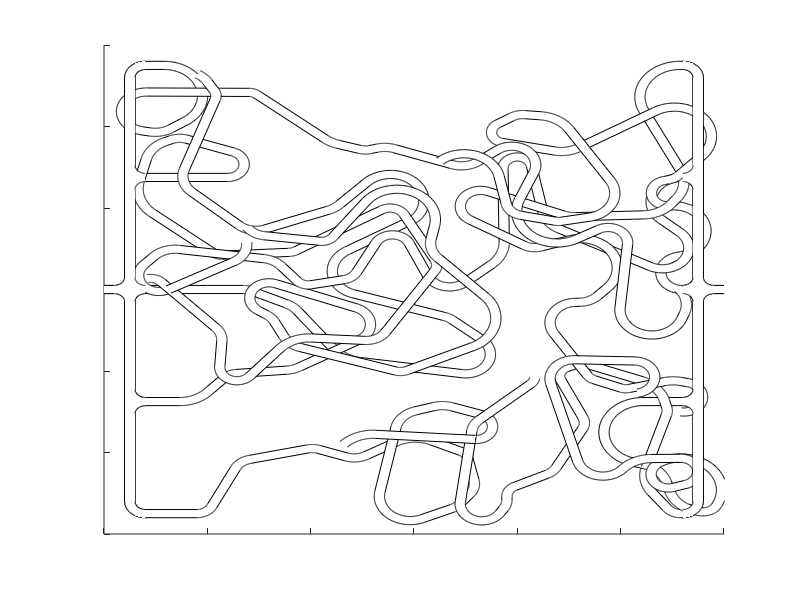

Reproduce this figure in MATLAB.
function mazefunctionRemastered
clear all; close all; figure; hold all;
set(gca,'XTickLabel',''); set(gca,'YTickLabel',''); set(gca,'Color','w');
global xmax ymax width PathsPerSide ytop ybot pausetime pathdistance pairs j
xmax=600; % the length of the visible screen
ymax=600; % the height of the visible screen
width=10; % the distance between paths
PathsPerSide=5; % the number of paths that split from the beginning
pausetime=.0005; % 0, 0.001;
[PathsPerSide]=pathnumfun;
[pairs]=matchingindexfun;
ypoint=zeros(1,2*PathsPerSide);
[xpoint(1,1:PathsPerSide),ypoint(1,1:PathsPerSide)]=openingfun(0,1);
[xpoint(1,1+PathsPerSide:2*PathsPerSide),ypoint(1,1+PathsPerSide:2*PathsPerSide)]=openingfun(xmax,-1);
iterations=13; % 3, 30;

lineangleA(1,:)=(pi/2)*ones(1,PathsPerSide);
lineangleB(1,:)=-lineangleA;
lineangle=[lineangleA,lineangleB];
for i=1:iterations
    for j=1:2*PathsPerSide
        [xpoint(i+1,j),ypoint(i+1,j),lineangle(i+1,j)]=drawmaze(xpoint(i,j),ypoint(i,j),lineangle(i,j));
    end
end
openingfun(0,1);
openingfun(xmax,-1);

    function [xout,yout,lineangleout]=drawmaze(xinitial,yinitial,lineanglein)
        [xline,yline,x1,y1,x2,y2,xout,yout,lineangleout]=calculate(xinitial,yinitial,lineanglein);
        %             while max(xout)>xmax-4*width | min(xout)<4*width | max(yout)>ymax-.5*width | min(yout)<.5*width
        %                 [xline,yline,x1,y1,x2,y2,xout,yout,lineangleout]=calculate(xinitial,yinitial,lineanglein);
        %             end
        for z=1:10000
            if max(xout)>xmax-4*width | min(xout)<4*width | max(yout)>ymax-3*width | min(yout)<3*width
                [xline,yline,x1,y1,x2,y2,xout,yout,lineangleout]=calculate(xinitial,yinitial,lineanglein);
            end
        end
        for z=1:10000
            if max(xout)>xmax-2*width | min(xout)<2*width | max(yout)>ymax-1.5*width | min(yout)<1.5*width
                [xline,yline,x1,y1,x2,y2,xout,yout,lineangleout]=calculate(xinitial,yinitial,lineanglein);
            end
        end
%            while max(xout)>xmax-4*width | min(xout)<4*width | max(yout)>ymax-.5*width | min(yout)<.5*width
        while max(xout)>xmax | min(xout)<0 | max(yout)>ymax-2*width | min(yout)<2*width
            [xline,yline,x1,y1,x2,y2,xout,yout,lineangleout]=retrycalculate(xinitial,yinitial,lineanglein);
        end
        
        draw(xinitial,yinitial,lineanglein,xline,yline,x1,y1,x2,y2);
       % axis equal
        axis([0 xmax 0 ymax])
    end
    function [xline,yline,x1,y1,x2,y2,xout,yout,lineangleout]=calculate(xinitial,yinitial,lineanglein)
        distance=10*width*rand(1);
        xline=xinitial+distance*cos(lineanglein-pi/2);
        yline=yinitial+distance*sin(lineanglein-pi/2);
        
        ran=rand(1,2);
        if ran(1)<.5
            direction=-1;
        else
            direction=1;
        end
        if ran(2)<.75
%            lineangleout=lineanglein+direction*pi/4;
            lineangleout=lineanglein+direction*(pi/8+rand(1)*pi/4);
        else
%            lineangleout=lineanglein+direction*3*pi/4;
            lineangleout=lineanglein+direction*(pi/2+rand(1)*pi/2);
        end
        arcangle=linspace(lineanglein,lineangleout);
        r=3*rand(1)*width+width;
        x=xline-direction*r*(-cos(lineanglein)+cos(arcangle));
        y=yline-direction*r*(-sin(lineanglein)+sin(arcangle));
        x1=xline-direction*.5*width*cos(lineanglein)-direction*(r+width/2)*(-cos(lineanglein)+cos(arcangle));
        y1=yline-direction*.5*width*sin(lineanglein)-direction*(r+width/2)*(-sin(lineanglein)+sin(arcangle));
        x2=xline+direction*.5*width*cos(lineanglein)-direction*(r-width/2)*(-cos(lineanglein)+cos(arcangle));
        y2=yline+direction*.5*width*sin(lineanglein)-direction*(r-width/2)*(-sin(lineanglein)+sin(arcangle));
        
        xout=x(end);
        yout=y(end);
        
    end
    function [xline,yline,x1,y1,x2,y2,xout,yout,lineangleout]=retrycalculate(xinitial,yinitial,lineanglein)
        distance=.5*width*rand(1);
        xline=xinitial+distance*cos(lineanglein-pi/2);
        yline=yinitial+distance*sin(lineanglein-pi/2);
        
        ran=rand(1,2);
        if ran(1)<.5
            direction=-1;
        else
            direction=1;
        end
        if ran(2)<.75
            lineangleout=lineanglein+direction*rand(1)*pi/4;
        else
            lineangleout=lineanglein+direction*3*rand(1)*pi/4;
        end
        arcangle=linspace(lineanglein,lineangleout);
        r=3*rand(1)*width+width;
        x=xline-direction*r*(-cos(lineanglein)+cos(arcangle));
        y=yline-direction*r*(-sin(lineanglein)+sin(arcangle));
        x1=xline-direction*.5*width*cos(lineanglein)-direction*(r+width/2)*(-cos(lineanglein)+cos(arcangle));
        y1=yline-direction*.5*width*sin(lineanglein)-direction*(r+width/2)*(-sin(lineanglein)+sin(arcangle));
        x2=xline+direction*.5*width*cos(lineanglein)-direction*(r-width/2)*(-cos(lineanglein)+cos(arcangle));
        y2=yline+direction*.5*width*sin(lineanglein)-direction*(r-width/2)*(-sin(lineanglein)+sin(arcangle));
        
        xout=x(end);
        yout=y(end);
        
    end
    function draw(xinitial,yinitial,lineanglein,xline,yline,x1,y1,x2,y2)
        X=[[xinitial-.5*width*cos(lineanglein),xline-.5*width*cos(lineanglein)],fliplr([xinitial+.5*width*cos(lineanglein),xline+.5*width*cos(lineanglein)])];
        Y=[[yinitial-.5*width*sin(lineanglein),yline-.5*width*sin(lineanglein)],fliplr([yinitial+.5*width*sin(lineanglein),yline+.5*width*sin(lineanglein)])];
        pathfill(X,Y,1)
        plot([xinitial-.5*width*cos(lineanglein),xline-.5*width*cos(lineanglein)],[yinitial-.5*width*sin(lineanglein),yline-.5*width*sin(lineanglein)],'k')
        plot([xinitial+.5*width*cos(lineanglein),xline+.5*width*cos(lineanglein)],[yinitial+.5*width*sin(lineanglein),yline+.5*width*sin(lineanglein)],'k')
        if pausetime>0
            pause(pausetime);
        end
        
        X=[x1,fliplr(x2)];
        Y=[y1,fliplr(y2)];
        pathfill(X,Y,1)
        plot(x1,y1,'k')
        plot(x2,y2,'k')
        if pausetime>0
            pause(pausetime);
        end
    end
    function [pathsout]=pathnumfun
        ytop=ymax-2*width;
        ybot=0+2*width;
        maxpath=(ytop-ybot+2*width)/(3*width);
        if maxpath-round(maxpath)<0
            maxpath=round(maxpath)-1;
        else
            maxpath=round(maxpath);
        end
        if PathsPerSide > maxpath
            PathsPerSide=maxpath;
        end
        if mod(PathsPerSide,2)==0
            PathsPerSide=PathsPerSide-1;
        end
        pathsout=PathsPerSide;
    end
    function [xout,yout]=openingfun(xref,xdir)
%        ytop=ymax-width/2; ybot=width/2;
        straight=ytop-ybot-(3*width*(PathsPerSide-1)+width);
        xintro1=[xref,xref+xdir*width];
        yintro1a=[ymax/2+width/2,ymax/2+width/2];
        yintro1b=[ymax/2-width/2,ymax/2-width/2];
        X=[[xintro1],[fliplr(xintro1)]];
        Y=[[yintro1a],[fliplr(yintro1b)]];
        pathfill(X,Y,2)
        plot(xintro1,yintro1a,'k')
        plot(xintro1,yintro1b,'k')
        xvertical=xref+xdir*2*width;
        yvertical=[ybot+2*width,ymax/2-1.5*width,ymax/2+1.5*width,ytop-2*width];
        plot([xvertical,xvertical],yvertical(1:2),'k')
        plot([xvertical,xvertical],yvertical(3:4),'k')
        xvertical=xref+xdir*3*width;
        for j=1:PathsPerSide-1
            yvertical(j)=ybot+2*width+(j-1)*(3*width+straight/(PathsPerSide-1));
            yvertical2(j)=ybot+2*width+straight/(PathsPerSide-1)+(j-1)*(3*width+straight/(PathsPerSide-1));
            plot([xvertical,xvertical],[yvertical(j),yvertical2(j)],'k');
        end
        
        a=-pi/2; b=0; r=width; h=width; k=ymax/2+1.5*width;
        xbridgein(1,:)=xref+xdir*(r*cos(linspace(a,b))+h);
        ybridgein(1,:)=r*sin(linspace(a,b))+k;
        a=0; b=pi/2; r=width; h=width; k=ymax/2-1.5*width;
        xbridgein(2,:)=xref+xdir*(r*cos(linspace(a,b))+h);
        ybridgein(2,:)=r*sin(linspace(a,b))+k;
        X=[xbridgein(1,:),xbridgein(2,:)];
        Y=[ybridgein(1,:),ybridgein(2,:)];
        pathfill(X,Y,2)
        plot(xbridgein(1,:),ybridgein(1,:),'k')
        plot(xbridgein(2,:),ybridgein(2,:),'k')
        
        a=pi/2; b=pi; r=2*width; h=4*width; k=ytop-2*width;
        xoutertop=xref+xdir*(r*cos(linspace(a,b))+h);
        youtertop=r*sin(linspace(a,b))+k;
        a=pi; b=3*pi/2; k=ybot+2*width;
        xouterbot=xref+xdir*(r*cos(linspace(a,b))+h);
        youterbot=r*sin(linspace(a,b))+k;
        [xindex1,xindex1]=min(abs(xouterbot-(xref+xdir*3*width)));
        xselectbot=xouterbot(1:xindex1);
        yselectbot=youterbot(1:xindex1);
        [xindex2,xindex2]=min(abs(xoutertop-(xref+xdir*3*width)));
        xselecttop=xoutertop(xindex2:end);
        yselecttop=youtertop(xindex2:end);
        X=[xselectbot,xselecttop];
        Y=[yselectbot,yselecttop];
        pathfill(X,Y,2)
        plot(xouterbot,youterbot,'k')
        plot(xoutertop,youtertop,'k')
        
        h=4*width; r=width;
        for j=1:PathsPerSide-1
            a=pi; b=3*pi/2; k=ybot+2*width+(3*width+straight/(PathsPerSide-1))*(j-1);
            xinner(j,:)=xref+xdir*(r*cos(linspace(a,b))+h);
            yinner(j,:)=r*sin(linspace(a,b))+k;
            a=pi/2; b=pi; k=k+straight/(PathsPerSide-1);
            xinner(PathsPerSide-1+j,:)=xref+xdir*(r*cos(linspace(a,b))+h);
            yinner(PathsPerSide-1+j,:)=r*sin(linspace(a,b))+k;
        end
        for j=1:PathsPerSide-2
            X=[xinner(PathsPerSide-1+j,:),xinner(j+1,:)];
            Y=[yinner(PathsPerSide-1+j,:),yinner(j+1,:)];
            pathfill(X,Y,2)
        end
        X=[xinner(1,:),fliplr(xouterbot(xindex1:end))];
        Y=[yinner(1,:),fliplr(youterbot(xindex1:end))];
        pathfill(X,Y,2)
        X=[xinner(end,:),fliplr(xoutertop(1:xindex2))];
        Y=[yinner(end,:),fliplr(youtertop(1:xindex2))];
        pathfill(X,Y,2)
        for j=1:2*PathsPerSide-2
            plot(xinner(j,:),yinner(j,:),'k')
        end
        for j=1:PathsPerSide
            xout(1,j)=xref+xdir*4*width;
            yout(1,j)=ybot+.5*width+(j-1)*(3*width+straight/(PathsPerSide-1));
        end
    end
    function pathfill(X,Y,mode)
        %mode 1=center
        %mode 2=opening
%         if mode==1
%         h=fill(X,Y,pathcolor(j));
%         else
%         h=fill(X,Y,pathcolor(1));
%         end
        h=fill(X,Y,'w');
        set(h,'EdgeColor','None');
    end
    function [pairs]=matchingindexfun
        list=1:PathsPerSide;
        leftorder=list(randperm(length(list)));
        rightorder=list(randperm(length(list)))+PathsPerSide;
        connectpair(:,1)=[leftorder(end),rightorder(end)];
        for i=1:(PathsPerSide-1)/2
            leftpair(:,i)=[leftorder(2*i-1),leftorder(2*i)];
            rightpair(:,i)=[rightorder(2*i-1),rightorder(2*i)];
        end
        pairs=[leftpair,rightpair,connectpair];
    end
end
